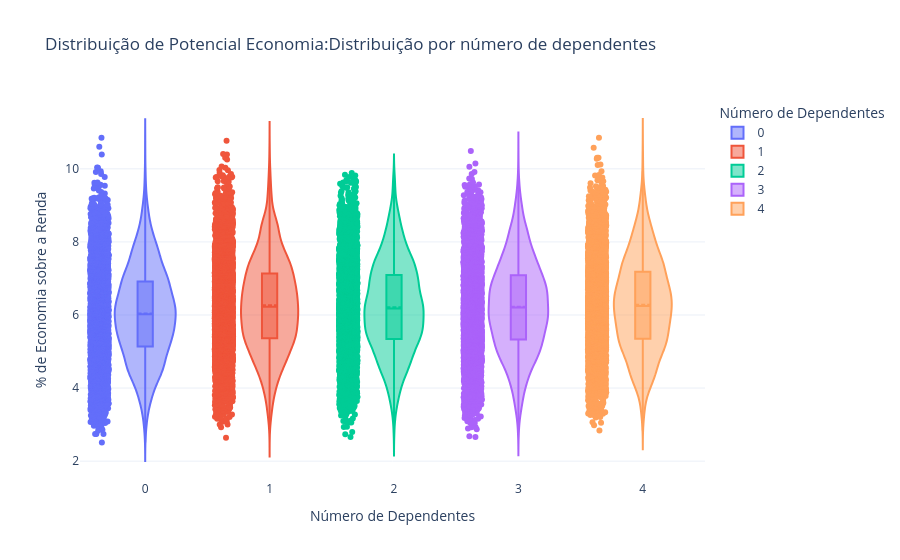

Source (notebook cell):
### Markdown cell above
## 4.1. Análise: Potencial de Economia vs. Dependentes
A análise indica que pessoas sem dependentes tendem a apresentar melhores índices de potencial de economia. No entanto, ao observar a densidade, notamos que a grande massa de dados se concentra de forma muito semelhante entre os grupos.

> Utilizamos o método `update_traces(scalemode='count')` com o objetivo de deixar o violino com o tamanho real da quantidade de dados e, mesmo assim, podemos observar que a **"grande massa"** das pessoas que têm **0 dependentes** e das pessoas que têm **4 dependentes** está concentrada mais ou menos na mesma área.

**O número de dependentes influencia o orçamento, mas não é o fator fundamental**. A concentração de pessoas com 0 ou 4 dependentes permanece majoritariamente na mesma faixa percentual de gastos.

### Code cell
import plotly.express as px

#lista vai servir para somar os valores
colunas_economia = [
    'Potential_Savings_Groceries', 'Potential_Savings_Transport', 
    'Potential_Savings_Eating_Out', 'Potential_Savings_Entertainment', 
    'Potential_Savings_Utilities', 'Potential_Savings_Healthcare', 
    'Potential_Savings_Education', 'Potential_Savings_Miscellaneous'
]
#criando nova coluna em relação aos gastos
dados['Potential_Savings'] = dados[colunas_economia].sum(axis=1)
#calculando o índice de 'gasto desnecessário'
dados['waste_Ratio'] = (dados['Potential_Savings'] / dados['Income']) * 100

#necessário passar apra string para que o plotly divida em categorias

dados['Dependents_Str'] = dados['Dependents'].astype(str)

# 3. Gerando o Violin Plot por Dependentes
fig = px.violin(
    dados, 
    x="Dependents_Str", #eixo x=classificação dependentes
    y="waste_Ratio",  #eixo y=% de de gasto que poderiam ser evitados
    color="Dependents_Str", 
    box=True,          
    points="all",      
    #ordenando para que fique visivelmente melhor
    category_orders={"Dependents_Str": sorted(dados['Dependents_Str'].unique())},
    title="Distribuição de Potencial Economia:Distribuição por número de dependentes",
    labels={
        "Dependents_Str": "Número de Dependentes",
        "waste_Ratio": "% de Economia sobre a Renda"
    },
    template="plotly_white"
)
# linha da média para comparar com a mediana (boxplot interno)
fig.update_traces(meanline_visible=True)

#esse método é responsávell por deixar o violino no tamanho real,sem haver distorções na imagem,mesmo se os outros
#forem maiores
fig.update_traces(scalemode='count')
#linhas de guia 
fig.update_layout(
    hovermode="x", # Faz a linha focar no grupo (eixo X) onde o mouse está
    yaxis=dict(
        showspikes=True, #ativa a linha de guia
        spikemode="across", #faz a linha atravessar o gráfico inteiro
        spikesnap="cursor", #a linha segue exatamente o mouse, não "pula" nos pontos
        spikethickness=2, #espessura da linha
        spikedash="dash", #estilo da linha 
        spikecolor="gray" 
    )
)


fig.show()

### Figure 1 — Plotly figure (JSON) as saved in the notebook; plotly's stock layout.template omitted (floating-point values rounded to 4 significant figures; data arrays with more than 128 entries replaced by an {"elided": "..."} marker saying what was removed)
{"data": [{"alignmentgroup": "True", "box": {"visible": true}, "hovertemplate": "Número de Dependentes=%{x}<br>% de Economia sobre a Renda=%{y}<extra></extra>", "legendgroup": "0", "marker": {"color": "#636efa"}, "meanline": {"visible": true}, "name": "0", "offsetgroup": "0", "orientation": "v", "points": "all", "scalegroup": "True", "scalemode": "count", "showlegend": true, "type": "violin", "x": {"elided": "4061 str values"}, "x0": " ", "xaxis": "x", "y": {"elided": "4061 float values"}, "y0": " ", "yaxis": "y"}, {"alignmentgroup": "True", "box": {"visible": true}, "hovertemplate": "Número de Dependentes=%{x}<br>% de Economia sobre a Renda=%{y}<extra></extra>", "legendgroup": "1", "marker": {"color": "#EF553B"}, "meanline": {"visible": true}, "name": "1", "offsetgroup": "1", "orientation": "v", "points": "all", "scalegroup": "True", "scalemode": "count", "showlegend": true, "type": "violin", "x": {"elided": "3961 str values"}, "x0": " ", "xaxis": "x", "y": {"elided": "3961 float values"}, "y0": " ", "yaxis": "y"}, {"alignmentgroup": "True", "box": {"visible": true}, "hovertemplate": "Número de Dependentes=%{x}<br>% de Economia sobre a Renda=%{y}<extra></extra>", "legendgroup": "2", "marker": {"color": "#00cc96"}, "meanline": {"visible": true}, "name": "2", "offsetgroup": "2", "orientation": "v", "points": "all", "scalegroup": "True", "scalemode": "count", "showlegend": true, "type": "violin", "x": {"elided": "3968 str values"}, "x0": " ", "xaxis": "x", "y": {"elided": "3968 float values"}, "y0": " ", "yaxis": "y"}, {"alignmentgroup": "True", "box": {"visible": true}, "hovertemplate": "Número de Dependentes=%{x}<br>% de Economia sobre a Renda=%{y}<extra></extra>", "legendgroup": "3", "marker": {"color": "#ab63fa"}, "meanline": {"visible": true}, "name": "3", "offsetgroup": "3", "orientation": "v", "points": "all", "scalegroup": "True", "scalemode": "count", "showlegend": true, "type": "violin", "x": {"elided": "4018 str values"}, "x0": " ", "xaxis": "x", "y": {"elided": "4018 float values"}, "y0": " ", "yaxis": "y"}, {"alignmentgroup": "True", "box": {"visible": true}, "hovertemplate": "Número de Dependentes=%{x}<br>% de Economia sobre a Renda=%{y}<extra></extra>", "legendgroup": "4", "marker": {"color": "#FFA15A"}, "meanline": {"visible": true}, "name": "4", "offsetgroup": "4", "orientation": "v", "points": "all", "scalegroup": "True", "scalemode": "count", "showlegend": true, "type": "violin", "x": {"elided": "3992 str values"}, "x0": " ", "xaxis": "x", "y": {"elided": "3992 float values"}, "y0": " ", "yaxis": "y"}], "layout": {"hovermode": "x", "legend": {"title": {"text": "Número de Dependentes"}, "tracegroupgap": 0}, "title": {"text": "Distribuição de Potencial Economia:Distribuição por número de dependentes"}, "violinmode": "overlay", "xaxis": {"anchor": "y", "categoryarray": ["0", "1", "2", "3", "4"], "categoryorder": "array", "domain": [0, 1], "title": {"text": "Número de Dependentes"}}, "yaxis": {"anchor": "x", "domain": [0, 1], "showspikes": true, "spikecolor": "gray", "spikedash": "dash", "spikemode": "across", "spikesnap": "cursor", "spikethickness": 2, "title": {"text": "% de Economia sobre a Renda"}}}}
